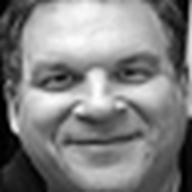
#> input picture hw3/report/images/adversial-id14-Sad-ep0.png, 192 x 192 px
$ python Q2.py ../hw3/report/images/adversial-id14-Sad-ep0.png ../hw3/report/images/adversial-id14-Sad-ep2500.png
#> lines starting #> are read from the running program, lines starting #| are printed output that depends on the picture
#!/usr/local/bin/python3.5
import sys
from PIL import Image

try:
    infilename1 = sys.argv[1]
    infilename2 = sys.argv[2]
    img1 = Image.open(infilename1)
#> img1 is the input picture: PIL image 192x192 RGBA; mean R, G, B, A 129.4, 129.4, 129.4, 255
    img2 = Image.open(infilename2)
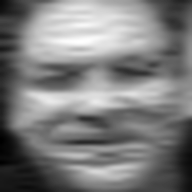
#> input picture hw3/report/images/adversial-id14-Sad-ep2500.png, 192 x 192 px
#> img2 is the input picture: PIL image 192x192 RGBA; mean R, G, B, A 124.9, 124.9, 124.9, 255
except Exception as e:
    print('Error:', str(e))
    sys.exit(1)

list1 = list(img1.getdata())
#> list1 = 36864 items
list2 = list(img2.getdata())
#> list2 = 36864 items

out_list = []

for i in range(len(list1)):
    out_list.append((0, 0, 0, 0) if list1[i] == list2[i] else list2[i])
#> after the loop, out_list = 36864 items

out_img = Image.new(img1.mode, img1.size)
#> out_img: PIL image 192x192 RGBA; every value is 0
out_img.putdata(out_list)
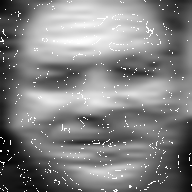
#> out_img: PIL image 192x192 RGBA; mean R, G, B, A 121.7, 121.7, 121.7, 248.4; transparent parts drawn white
out_img.save('ans_two.png', 'PNG')
